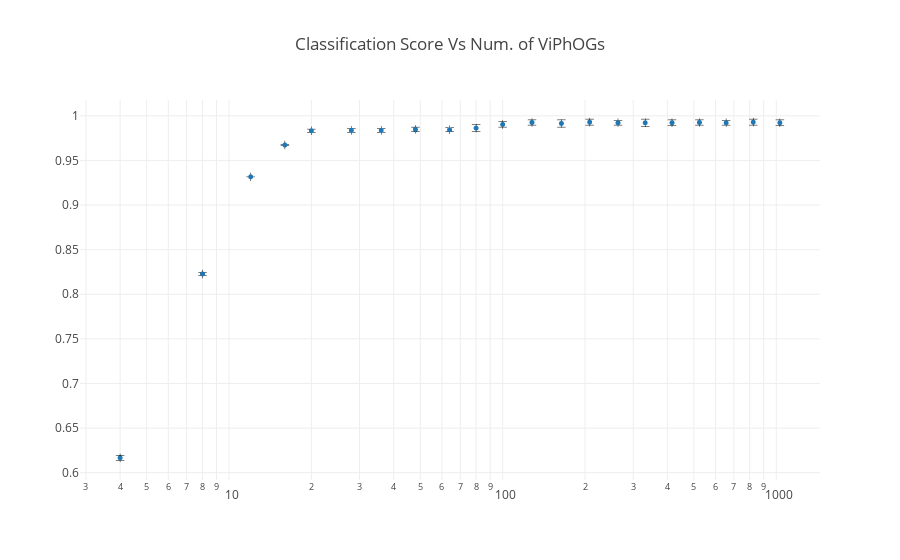

Notebook cell for this chart:
### Code cell
trace1 = go.Scattergl(y=meanScore[::-1], x=numViPhogs[::-1],#x=[i for i in range(len(meanScore))], 
                      error_y=dict(type='data', array=stdScore[::-1], visible=True, color='black', thickness=0.5),
                      name="100", mode="markers", marker = dict(size = 5))

layout = go.Layout(title="Classification Score Vs Num. of ViPhOGs", xaxis=dict(type='log'))#width=1400,#autozise=False)
fig = go.Figure(data=[trace1], layout=layout)
plotly.offline.iplot(fig)

### Figure 1 — Plotly figure (JSON) as saved in the notebook; plotly's stock layout.template omitted (floating-point values rounded to 4 significant figures)
{"data": [{"error_y": {"array": [0.002972, 0.001857, 0, 0.0007429, 0.001857, 0.002229, 0.002229, 0.0026, 0.002229, 0.004086, 0.002972, 0.002972, 0.004086, 0.003343, 0.0026, 0.004086, 0.003343, 0.002972, 0.0026, 0.003343, 0.003343], "color": "black", "thickness": 0.5, "type": "data", "visible": true}, "marker": {"size": 5}, "mode": "markers", "name": "100", "type": "scattergl", "x": [4, 8, 12, 16, 20, 28, 36, 48, 64, 80, 100, 128, 164, 208, 264, 332, 416, 524, 656, 824, 1031], "y": [0.6166, 0.8228, 0.9316, 0.9673, 0.9833, 0.9837, 0.9837, 0.9848, 0.9844, 0.9863, 0.9903, 0.9926, 0.9915, 0.9929, 0.9922, 0.9922, 0.9922, 0.9926, 0.9922, 0.9929, 0.9922]}], "layout": {"title": "Classification Score Vs Num. of ViPhOGs", "xaxis": {"type": "log"}}}
